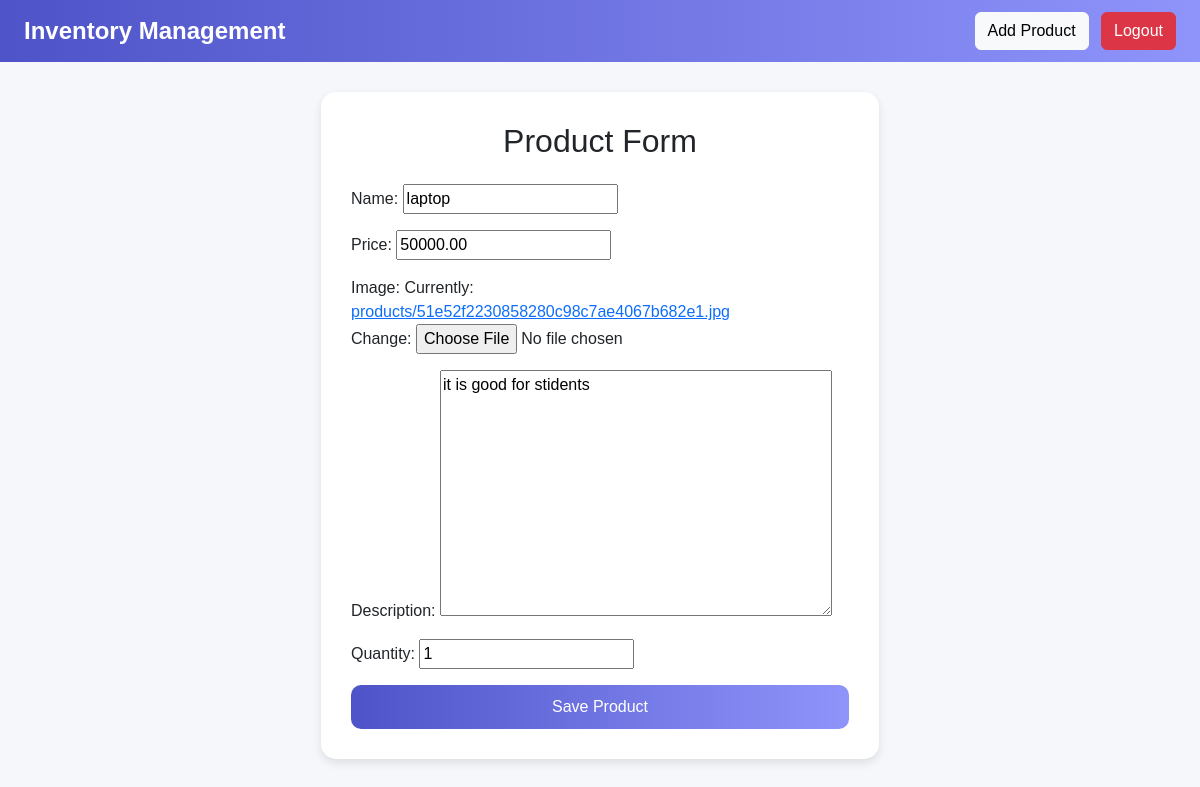
The app's page /edit/1/ (signed in), older data.
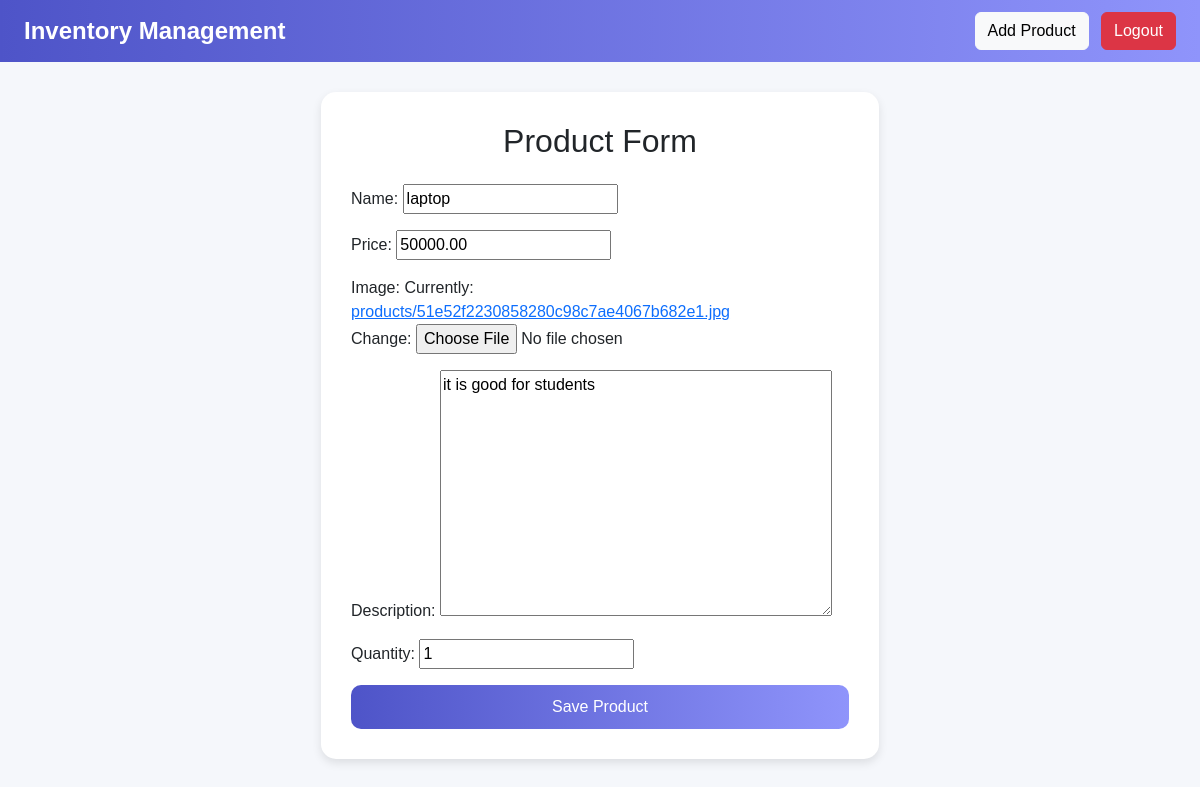
The same page, newer data.
### managementsystem/models.py (models this page shows, shortened)
class Product(models.Model):
    name = models.CharField(max_length=200)
    price = models.DecimalField(max_digits=10, decimal_places=2)
    image = models.ImageField(upload_to='products/')
    description = models.TextField()
    quantity = models.IntegerField()
    created_at = models.DateTimeField(auto_now_add=True)

### managementsystem/views.py (the view)
# urls.py: path('edit/<int:pk>/', views.edit_product, name='edit_product'),
@login_required
def edit_product(request, pk):
    product = get_object_or_404(Product, pk=pk)
    form = ProductForm(request.POST or None, request.FILES or None, instance=product)
    if form.is_valid():
        form.save()
        return redirect('product_list')
    return render(request, 'product_form.html', {'form': form})

### managementsystem/forms.py
class ProductForm(forms.ModelForm):
    class Meta:
        model = Product
        fields = '__all__'

### templates/product_form.html (shortened to what this page needs)
{% extends 'base.html' %}
{% block content %}
<div class="container-box col-md-6 mx-auto">
    <h2 class="text-center mb-4">Product Form</h2>
    <form method="POST" enctype="multipart/form-data">
        {{ form.as_p }}
        <button type="submit" class="btn btn-custom w-100">Save Product</button>
    </form>
</div>
{% endblock %}

Row changes from the older to the newer data that the page shows:
changed Product "laptop": description "it is good for stidents" → "it is good for students"
